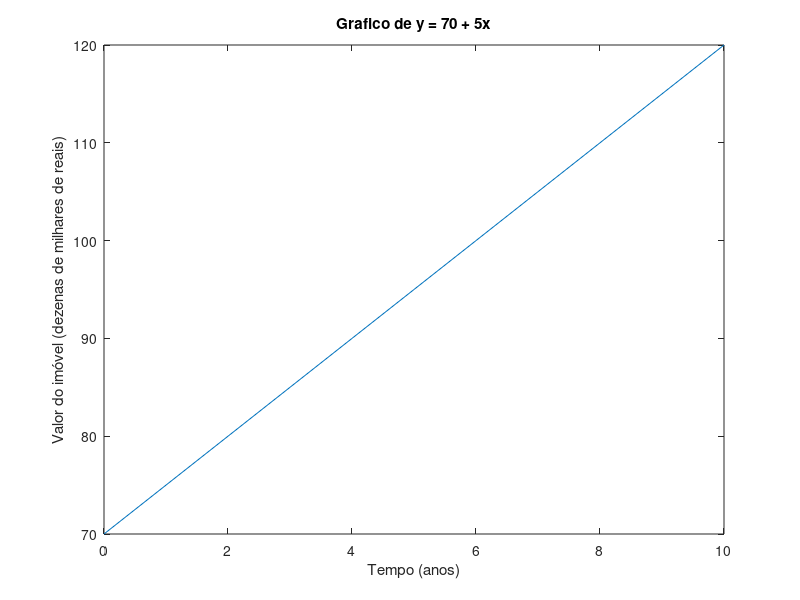

Recreate this plot in MATLAB.
    % imóvel de R$ 700.000,00 valorizando R$ 50.000,00/ano
    % função : y = 70 + 5x

    x = 0:1:10;
    y = 5*x + 70

    plot(x, y);

    title("Grafico de y = 70 + 5x");
    xlabel("Tempo (anos)");
    ylabel("Valor do imóvel (dezenas de milhares de reais)");
